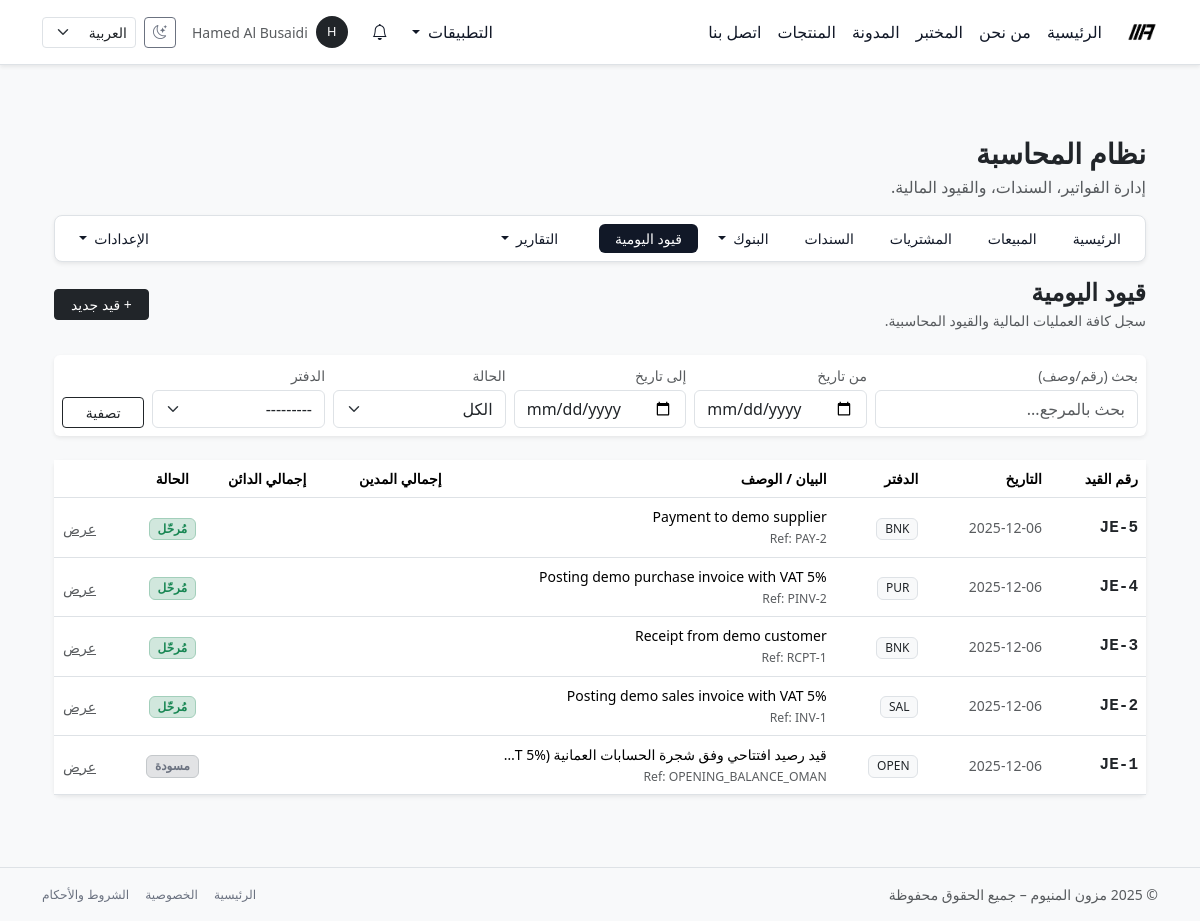
Screenshot of /ar/accounting/entries/ (signed in) with the database file from the repository.
### accounting/models.py (models this page shows, shortened)
class JournalEntry(models.Model):
    fiscal_year = models.ForeignKey(
        FiscalYear,
        null=True,
        blank=True,
        on_delete=models.PROTECT,
        verbose_name=_("السنة المالية"),
    )
    journal = models.ForeignKey(
        Journal,
        null=True,
        blank=True,
        on_delete=models.PROTECT,
        verbose_name=_("الدفتر"),
    )
    date = models.DateField(
        default=timezone.now,
        verbose_name=_("التاريخ"),
    )
    reference = models.CharField(
        max_length=50,
        blank=True,
        verbose_name=_("المرجع"),
    )
    description = models.TextField(
        blank=True,
        verbose_name=_("الوصف"),
    )
    posted = models.BooleanField(
        default=False,
        verbose_name=_("مرحّل"),
    )
    posted_at = models.DateTimeField(null=True, blank=True)
    posted_by = models.ForeignKey(
        User,
        null=True,
        blank=True,
        on_delete=models.SET_NULL,
        related_name="+",
    )
    created_at = models.DateTimeField(auto_now_add=True)
    created_by = models.ForeignKey(
        User,
        null=True,
        blank=True,
        on_delete=models.SET_NULL,
        related_name="+",
    )
    objects = JournalEntryManager()
    class Meta:
        ordering = ["-date", "-id"]
        verbose_name = _("قيد يومية")
        verbose_name_plural = _("قيود اليومية")
    @property
    def display_number(self) -> str:
        return f"JE-{self.pk}" if self.pk else "JE-New"

class Journal(models.Model):
    class Type(models.TextChoices):
        GENERAL = "general", _("عام")
        CASH = "cash", _("كاش")
        BANK = "bank", _("بنك")
        SALES = "sales", _("مبيعات")
        PURCHASE = "purchase", _("مشتريات")
    code = models.CharField(
        max_length=20,
        unique=True,
        verbose_name=_("كود الدفتر"),
    )
    name = models.CharField(
        max_length=100,
        verbose_name=_("اسم الدفتر"),
    )
    type = models.CharField(
        max_length=20,
        choices=Type.choices,
        default=Type.GENERAL,
    )
    is_default = models.BooleanField(default=False)
    is_active = models.BooleanField(default=True)
    objects = JournalManager()
    class Meta:
        ordering = ["code"]
        verbose_name = _("دفتر يومية")
        verbose_name_plural = _("دفاتر اليومية")
    def __str__(self) -> str:
        return f"{self.name}"

### accounting/views.py (the view)
# urls.py: path("entries/", views.JournalEntryListView.as_view(), name="journal_entry_list"),
class JournalEntryListView(AccountingBaseView, ListView):
    model = JournalEntry
    template_name = "accounting/journal/list.html"
    context_object_name = "entries"
    paginate_by = 50
    accounting_section = "entries"
    def get_queryset(self):
        qs = JournalEntry.objects.select_related("journal").order_by("-date", "-id")
        q = self.request.GET.get('q')
        posted = self.request.GET.get('posted')
        if q:
            qs = qs.filter(Q(reference__icontains=q) | Q(description__icontains=q))
        if posted == 'posted':
            qs = qs.filter(posted=True)
        elif posted == 'draft':
            qs = qs.filter(posted=False)
        return qs
    def get_context_data(self, **kwargs):
        ctx = super().get_context_data(**kwargs)
        ctx["filter_form"] = JournalEntryFilterForm(self.request.GET)
        return ctx

### accounting/forms.py
class JournalEntryFilterForm(BootstrapFormMixin, forms.Form):
    POSTED_CHOICES = (
        ("", _("الكل")),
        ("posted", _("مُرحّل")),
        ("draft", _("مسودة")),
    )
    q = forms.CharField(
        required=False,
        label=_("بحث"),
        widget=forms.TextInput(attrs={"placeholder": _("بحث بالمرجع...")}),
    )
    date_from = forms.DateField(
        required=False,
        label=_("من"),
        widget=forms.DateInput(attrs={"type": "date"}),
    )
    date_to = forms.DateField(
        required=False,
        label=_("إلى"),
        widget=forms.DateInput(attrs={"type": "date"}),
    )
    posted = forms.ChoiceField(
        required=False,
        label=_("الحالة"),
        choices=POSTED_CHOICES,
    )
    journal = forms.ModelChoiceField(
        required=False,
        label=_("الدفتر"),
        queryset=Journal.objects.active(),
    )

### accounting/views.py (called while the page is built)
def user_has_accounting_access(user):
    if not (user.is_authenticated and user.is_active):
        return False
    if user.is_staff or user.is_superuser:
        return True
    return user.groups.filter(name="accounting_staff").exists()

    def test_func(self):
        return user_has_accounting_access(self.request.user)

    def get_context_data(self, **kwargs):
        ctx = super().get_context_data(**kwargs)
        if self.accounting_section:
            ctx["accounting_section"] = self.accounting_section
        return ctx

### core/context_processors/notifications.py (called while the page is built)
def notifications_context(request):
    user = request.user
    if not user.is_authenticated:
        return {}
    base_qs = Notification.objects.for_user(user)
    unread_count = base_qs.unread().count()
    recent_notifications = list(
        base_qs.select_related("target_content_type")[:10]
    )
    return {
        "notif_unread_count": unread_count,
        "notif_recent": recent_notifications,
        "notif_has_unread": unread_count > 0,
    }

### core/models/notifications.py (called while the page is built)
    def visible(self):
        return self.filter(is_deleted=False)

    def for_user(self, user: User):
        return self.visible().filter(recipient=user)

    def unread(self):
        return self.visible().filter(is_read=False)

### templates/accounting/journal/list.html (shortened to what this page needs)
{% extends "accounting/base_accounting.html" %}
{% load i18n humanize %}
{% block accounting_content %}
<div class="d-flex flex-wrap justify-content-between align-items-center mb-4">
  <div>
    <h4 class="fw-bold text-dark mb-1">{% trans "قيود اليومية" %}</h4>
    <p class="text-muted small mb-0">
      {% trans "سجل كافة العمليات المالية والقيود المحاسبية." %}
    </p>
  </div>
  <div>
    <a href="{% url 'accounting:journal_entry_create' %}"
       class="btn btn-dark btn-sm px-3">
      + {% trans "قيد جديد" %}
    </a>
  </div>
</div>
<div class="card border-0 shadow-sm mb-4">
  <div class="card-body p-2">
    <form method="get" class="row g-2 align-items-end">
      <div class="col-md-3">
        <label class="form-label small text-muted mb-1">
          {% trans "بحث (رقم/وصف)" %}
        </label>
        {{ filter_form.q }}
      </div>
      <div class="col-md-2">
        <label class="form-label small text-muted mb-1">
          {% trans "من تاريخ" %}
        </label>
        {{ filter_form.date_from }}
      </div>
      <div class="col-md-2">
        <label class="form-label small text-muted mb-1">
          {% trans "إلى تاريخ" %}
        </label>
        {{ filter_form.date_to }}
      </div>
      <div class="col-md-2">
        <label class="form-label small text-muted mb-1">
          {% trans "الحالة" %}
        </label>
        {{ filter_form.posted }}
      </div>
      <div class="col-md-2">
        <label class="form-label small text-muted mb-1">
          {% trans "الدفتر" %}
        </label>
        {{ filter_form.journal }}
      </div>
      <div class="col-md-1 d-grid">
        <button type="submit" class="btn btn-outline-dark btn-sm">
          {% trans "تصفية" %}
        </button>
      </div>
    </form>
  </div>
</div>
<div class="card border-0 shadow-sm">
  <div class="table-responsive">
    <table class="table table-hover align-middle mb-0">
      <thead class="bg-light small text-muted">
        <tr>
          <th>{% trans "رقم القيد" %}</th>
          <th>{% trans "التاريخ" %}</th>
          <th>{% trans "الدفتر" %}</th>
          <th>{% trans "البيان / الوصف" %}</th>
          <th class="text-end">{% trans "إجمالي المدين" %}</th>
          <th class="text-end">{% trans "إجمالي الدائن" %}</th>
          <th class="text-center">{% trans "الحالة" %}</th>
          <th class="text-end"></th>
        </tr>
      </thead>
      <tbody>
        {% for e in entries %}
          <tr onclick="window.location='{% url 'accounting:journal_entry_detail' e.pk %}';"
              style="cursor: pointer;">
            <td class="fw-bold text-dark font-monospace">
              {{ e.display_number }}
            </td>
            <td class="text-muted small">
              {{ e.date|date:"Y-m-d" }}
            </td>
            <td>
              <span class="badge bg-light text-dark border fw-normal">
                {{ e.journal.code }}
              </span>
            </td>
            <td class="small text-truncate"
                style="max-width: 250px;"
                title="{{ e.description }}">
              {{ e.description|default:"-" }}
              {% if e.reference %}
                <br>
                <span class="text-muted small">
                  Ref: {{ e.reference }}
                </span>
              {% endif %}
            </td>
            <td class="text-end fw-bold text-dark">
            </td>
            <td class="text-end fw-bold text-dark">
            </td>
            <td class="text-center">
              {% if e.posted %}
                <span class="badge bg-success-subtle text-success border border-success-subtle">
                  {% trans "مُرحّل" %}
                </span>
              {% else %}
                <span class="badge bg-secondary-subtle text-secondary border border-secondary-subtle">
                  {% trans "مسودة" %}
                </span>
              {% endif %}
            </td>
            <td class="text-end">
              <a href="{% url 'accounting:journal_entry_detail' e.pk %}"
                 class="btn btn-sm btn-link text-muted p-0">
                {% trans "عرض" %}
              </a>
            </td>
          </tr>
        {% empty %}
          <tr>
            <td colspan="8" class="text-center py-5 text-muted">
              {% trans "لا توجد قيود مطابقة." %}
            </td>
          </tr>
        {% endfor %}
      </tbody>
    </table>
  </div>
</div>
{% endblock %}

### templates/base.html (shortened to what this page needs)
{% load static i18n %}
<!doctype html>
<html lang="{{ LANGUAGE_CODE }}" dir="{% if LANGUAGE_CODE == 'ar' %}rtl{% else %}ltr{% endif %}" data-bs-theme="light">
<head>
  {% if LANGUAGE_CODE == "ar" %}
    <link href="https://cdn.jsdelivr.net/npm/bootstrap@5.3.8/dist/css/bootstrap.rtl.min.css" rel="stylesheet"/>
  {% else %}
    <link href="https://cdn.jsdelivr.net/npm/bootstrap@5.3.8/dist/css/bootstrap.min.css" rel="stylesheet"/>
  {% endif %}
  <link rel="stylesheet" href="https://cdn.jsdelivr.net/npm/bootstrap-icons@1.11.3/font/bootstrap-icons.css">
  <link rel="stylesheet" href="{% static 'css/mazoon_style.css' %}"/>
</head>
<body class="bg-body-tertiary text-body d-flex flex-column min-vh-100">
<nav class="navbar navbar-expand-lg bg-body border-bottom shadow-sm sticky-top">
  <div class="container-lg">
    <a class="navbar-brand fw-bold d-flex align-items-center gap-2 py-2" href="{% url 'home' %}">
      <img src="{% static 'img/logo_mazoon_black.png' %}"
           alt="Mazoon Aluminum logo"
           class="img-fluid"
           style="height: 32px;">
    </a>
    <div class="collapse navbar-collapse" id="mainNavbar">
      <ul class="navbar-nav me-auto mb-2 mb-lg-0">
        <li class="nav-item">
          <a class="nav-link {% if request.resolver_match.url_name == 'home' %}active{% endif %}" href="{% url 'home' %}">{% trans "الرئيسية" %}</a>
        </li>
        <li class="nav-item">
          <a class="nav-link {% if request.resolver_match.url_name == 'about' %}active{% endif %}" href="{% url 'about' %}">{% trans "من نحن" %}</a>
        </li>
        <li class="nav-item">
          <a class="nav-link {% if request.resolver_match.url_name == 'lab' %}active{% endif %}" href="{% url 'lab' %}">{% trans "المختبر" %}</a>
        </li>
        <li class="nav-item">
          <a class="nav-link {% if request.resolver_match.url_name == 'blog_list' %}active{% endif %}" href="{% url 'blog_list' %}">{% trans "المدونة" %}</a>
        </li>
        <li class="nav-item">
          <a class="nav-link {% if request.resolver_match.url_name == 'product_list' %}active{% endif %}" href="{% url 'product_list' %}">{% trans "المنتجات" %}</a>
        </li>
        <li class="nav-item">
          <a class="nav-link {% if request.resolver_match.url_name == 'contact' %}active{% endif %}" href="{% url 'contact' %}">{% trans "اتصل بنا" %}</a>
        </li>
      </ul>
      <ul class="navbar-nav ms-auto mb-2 mb-lg-0 align-items-center gap-2">
        {% if user.is_authenticated %}
          {% if user.is_staff or user.is_superuser %}
            <li class="nav-item dropdown">
              <a class="nav-link dropdown-toggle" href="#" id="appsDropdown" role="button" data-bs-toggle="dropdown" aria-expanded="false">
                {% trans "التطبيقات" %}
              </a>
            </li>
          {% endif %}
        {% endif %}
        {% include "core/notifications/_navbar_dropdown.html" %}
        {% if user.is_authenticated %}
          <li class="nav-item dropdown">
            <a class="nav-link d-flex align-items-center gap-2"
               href="#"
               id="userMenuDropdown"
               role="button"
               data-bs-toggle="dropdown"
               aria-expanded="false">
              <span class="rounded-circle d-inline-flex justify-content-center align-items-center bg-dark text-white"
                    style="width: 32px; height: 32px; font-size: 0.8rem;">
                {{ user.username|first|upper }}
              </span>
              <span class="d-none d-xl-inline small text-muted">
                {{ user.get_full_name|default:user.username }}
              </span>
            </a>
          </li>
        {% endif %}
        <li class="nav-item">
          <button class="btn btn-sm btn-outline-secondary d-flex align-items-center justify-content-center"
                  type="button"
                  id="themeToggleBtn"
                  aria-label="{% trans 'تبديل وضع اللون' %}"
                  title="{% trans 'تبديل وضع اللون' %}">
            <i class="bi bi-moon-stars" id="themeToggleIcon"></i>
          </button>
        </li>
        <li class="nav-item">
          <form action="{% url 'set_language' %}" method="post" class="d-flex align-items-center">
            <select name="language"
                    class="form-select form-select-sm"
                    onchange="this.form.submit()">
              <option value="ar" {% if LANGUAGE_CODE == 'ar' %}selected{% endif %}>العربية</option>
            </select>
          </form>
        </li>
      </ul>
    </div>
  </div>
</nav>
<main class="py-4 py-md-5 flex-grow-1">
  <div class="container-lg">
    {% block content %}{% endblock %}
  </div>
</main>
<footer class="border-top py-3 mt-auto bg-body-tertiary d-print-none">
  <div class="container-lg d-flex flex-column flex-md-row justify-content-between align-items-center text-muted small gap-2">
   <div>
  &copy; {% now "Y" %} {% trans "مزون المنيوم – جميع الحقوق محفوظة" %}
</div>
    <div class="d-flex gap-3">
      <a href="{% url 'home' %}" class="link-secondary text-decoration-none small">{% trans "الرئيسية" %}</a>
      <a href="#" class="link-secondary text-decoration-none small">{% trans "الخصوصية" %}</a>
      <a href="#" class="link-secondary text-decoration-none small">{% trans "الشروط والأحكام" %}</a>
    </div>
  </div>
</footer>
</body>
</html>

### static/css/mazoon_style.css (style rules this page uses)
:root, [data-bs-theme="light"] { --bs-link-color: #111827; --bs-link-color-rgb: 17, 24, 39; --bs-link-hover-color: #020617; --bs-link-hover-color-rgb: 2, 6, 23; --bs-primary: #111827; --bs-primary-rgb: 17, 24, 39; --bs-secondary: #6b7280; --bs-secondary-rgb: 107, 114, 128; }
[data-bs-theme="light"] .btn-outline-secondary { --bs-btn-color: #6b7280; --bs-btn-border-color: #6b7280; --bs-btn-hover-color: #fff; --bs-btn-hover-bg: #6b7280; --bs-btn-hover-border-color: #6b7280; }
[data-bs-theme="light"] .nav-link { color: #111827 !important; }
.navbar-brand { padding-top: 0.25rem; padding-bottom: 0.25rem; }

### rows the page displays
JournalEntry: display_number "JE-5", date "2025-12-06", journal.code "BNK", description "Payment to demo supplier", reference "PAY-2"
JournalEntry: display_number "JE-4", date "2025-12-06", journal.code "PUR", description "Posting demo purchase invoice with VAT 5%", reference "PINV-2"
JournalEntry: display_number "JE-3", date "2025-12-06", journal.code "BNK", description "Receipt from demo customer", reference "RCPT-1"
JournalEntry: display_number "JE-2", date "2025-12-06", journal.code "SAL", description "Posting demo sales invoice with VAT 5%", reference "INV-1"
JournalEntry: display_number "JE-1", date "2025-12-06", journal.code "OPEN", reference "OPENING_BALANCE_OMAN"

### other values shown
{{ user.username|first|upper }} "H"
{{ user.get_full_name|default:user.username }} "Hamed Al Busaidi"
